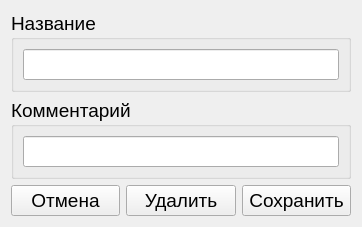
<?xml version="1.0" encoding="UTF-8"?>
<ui version="4.0">
 <class>MaterialForm</class>
 <widget class="QWidget" name="MaterialForm">
  <property name="geometry">
   <rect>
    <x>0</x>
    <y>0</y>
    <width>362</width>
    <height>188</height>
   </rect>
  </property>
  <property name="font">
   <font>
    <pointsize>14</pointsize>
   </font>
  </property>
  <property name="windowTitle">
   <string>Материал</string>
  </property>
  <layout class="QGridLayout" name="gridLayout_3">
   <item row="0" column="0" colspan="3">
    <widget class="QGroupBox" name="groupBox">
     <property name="title">
      <string>Название</string>
     </property>
     <layout class="QGridLayout" name="gridLayout">
      <item row="0" column="0">
       <widget class="QLineEdit" name="name_e"/>
      </item>
     </layout>
    </widget>
   </item>
   <item row="1" column="0" colspan="3">
    <widget class="QGroupBox" name="groupBox_2">
     <property name="title">
      <string>Комментарий</string>
     </property>
     <layout class="QGridLayout" name="gridLayout_2">
      <item row="0" column="0">
       <widget class="QLineEdit" name="comment_e"/>
      </item>
     </layout>
    </widget>
   </item>
   <item row="2" column="0">
    <widget class="QPushButton" name="cancel_b">
     <property name="text">
      <string>Отмена</string>
     </property>
    </widget>
   </item>
   <item row="2" column="1">
    <widget class="QPushButton" name="del_b">
     <property name="text">
      <string>Удалить</string>
     </property>
    </widget>
   </item>
   <item row="2" column="2">
    <widget class="QPushButton" name="save_b">
     <property name="text">
      <string>Сохранить</string>
     </property>
    </widget>
   </item>
  </layout>
 </widget>
 <resources/>
 <connections/>
</ui>
